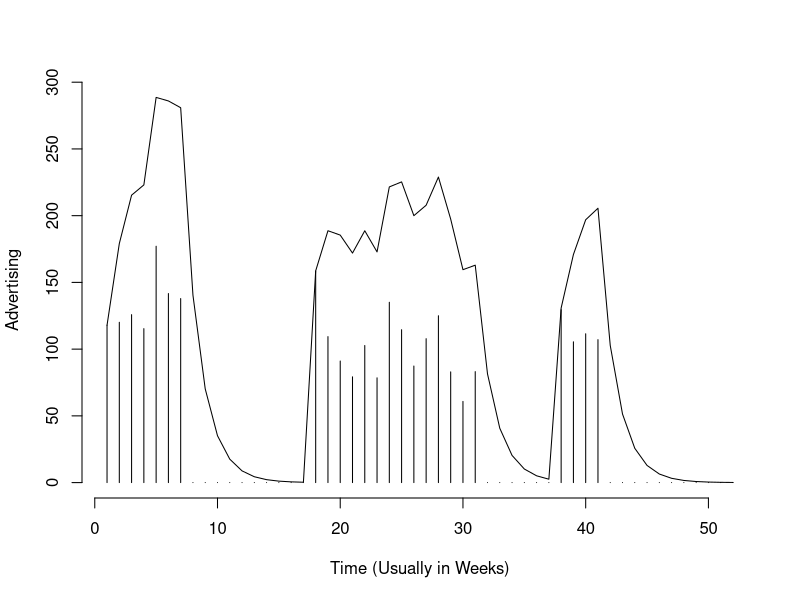

The R source for this figure:
# Code Name: Adstock Transformation
# Date Created: Feb 23, 2017
# Description   : Intro to advertising adstock transformation.


# Define Adstock Rate
adstock_rate <- 0.50

# Create Data
advertising_data <- c(117.913, 120.112, 125.828, 115.354, 177.090, 141.647, 137.892,   0.000,   0.000,   0.000,   0.000, 
                0.000,   0.000,   0.000,   0.000,   0.000,   0.000, 158.511, 109.385,  91.084,  79.253, 102.706, 
                78.494, 135.114, 114.549,  87.337, 107.829, 125.020,  82.956,  60.813,  83.149,   0.000,   0.000, 
                0.000,   0.000,   0.000,   0.000, 129.515, 105.486, 111.494, 107.099,   0.000,   0.000,   0.000, 
                0.000,   0.000,   0.000,   0.000,   0.000,   0.000,   0.000,   0.000)

# Calculate Advertising Adstock
# Credit: http://stackoverflow.com/questions/14372880/simple-examples-of-filter-function-recursive-option-specifically
adstocked_advertising <- filter(x=advertising_data, filter=adstock_rate, method="recursive")

# Alternative Method Using Loops Proposed by Linh Tran
adstocked_advertising <- numeric(length(advertising_data))
adstocked_advertising[1] <- advertising_data[1]
for(i in 2:length(advertising_data)){
  adstocked_advertising[i] = advertising_data[i] + adstock_rate * adstocked_advertising[i-1]
}

# Graph Data
plot(seq(1,length(advertising_data)), advertising_data, type="h", 
     xlab="Time (Usually in Weeks)", ylab="Advertising", 
     ylim=c(0, max(c(advertising_data, adstocked_advertising))), 
     frame.plot=FALSE)
lines(adstocked_advertising)
